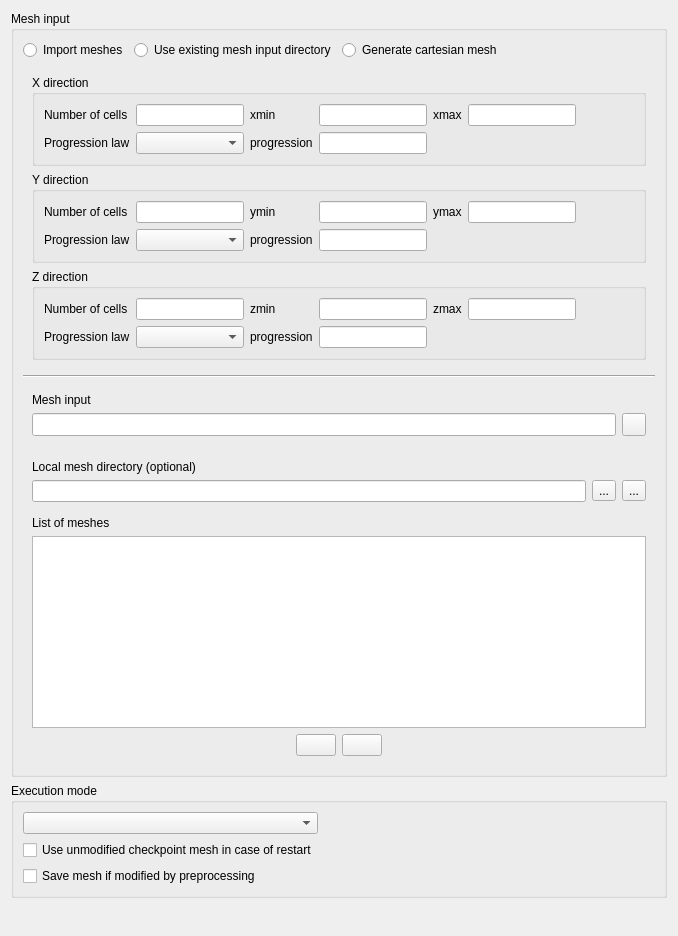
<?xml version="1.0" encoding="UTF-8"?>
<ui version="4.0">
 <class>SolutionDomainForm</class>
 <widget class="QWidget" name="SolutionDomainForm">
  <property name="geometry">
   <rect>
    <x>0</x>
    <y>0</y>
    <width>678</width>
    <height>936</height>
   </rect>
  </property>
  <property name="sizePolicy">
   <sizepolicy hsizetype="Preferred" vsizetype="Expanding">
    <horstretch>0</horstretch>
    <verstretch>0</verstretch>
   </sizepolicy>
  </property>
  <property name="windowTitle">
   <string>Form</string>
  </property>
  <layout class="QGridLayout" name="gridLayout_7">
   <item row="1" column="0">
    <widget class="QGroupBox" name="groupBox">
     <property name="toolTip">
      <string>&lt;html&gt;&lt;head/&gt;&lt;body&gt;&lt;p&gt;Allow running mesh import and preprocessing stages separately&lt;/p&gt;&lt;p&gt;from CFD computation, so as to check the mesh and possibly&lt;/p&gt;&lt;p&gt;modify it prior to setting up an running the main computation.&lt;/p&gt;&lt;/body&gt;&lt;/html&gt;</string>
     </property>
     <property name="title">
      <string>Execution mode</string>
     </property>
     <layout class="QGridLayout" name="gridLayout">
      <item row="1" column="0">
       <widget class="QComboBox" name="comboBoxRunType">
        <property name="minimumSize">
         <size>
          <width>180</width>
          <height>0</height>
         </size>
        </property>
       </widget>
      </item>
      <item row="1" column="1">
       <spacer name="horizontalSpacer_2">
        <property name="orientation">
         <enum>Qt::Horizontal</enum>
        </property>
        <property name="sizeHint" stdset="0">
         <size>
          <width>40</width>
          <height>20</height>
         </size>
        </property>
       </spacer>
      </item>
      <item row="2" column="0">
       <widget class="QCheckBox" name="checkBoxMeshRestart">
        <property name="toolTip">
         <string>&lt;html&gt;&lt;head/&gt;&lt;body&gt;&lt;p&gt;In case of restart, automatically use the mesh_input from the matching checkpoint, and skip all preprocessing modifications.&lt;/p&gt;&lt;p&gt;This option is ignored when restarting from a different mesh.&lt;/p&gt;&lt;/body&gt;&lt;/html&gt;</string>
        </property>
        <property name="text">
         <string>Use unmodified checkpoint mesh in case of restart</string>
        </property>
       </widget>
      </item>
      <item row="3" column="0">
       <widget class="QCheckBox" name="checkBoxMeshSave">
        <property name="toolTip">
         <string>&lt;html&gt;&lt;head/&gt;&lt;body&gt;&lt;p&gt;If preprocessing leads to mesh modification, save mesh_output for subsequent runs.&lt;/p&gt;&lt;p&gt;(mesh_output is moved to checkpoint/mesh_input at the first checkpoint output).&lt;/p&gt;&lt;/body&gt;&lt;/html&gt;</string>
        </property>
        <property name="text">
         <string>Save mesh if modified by preprocessing</string>
        </property>
       </widget>
      </item>
     </layout>
    </widget>
   </item>
   <item row="2" column="0">
    <spacer>
     <property name="orientation">
      <enum>Qt::Vertical</enum>
     </property>
     <property name="sizeType">
      <enum>QSizePolicy::Expanding</enum>
     </property>
     <property name="sizeHint" stdset="0">
      <size>
       <width>8</width>
       <height>8</height>
      </size>
     </property>
    </spacer>
   </item>
   <item row="0" column="0">
    <widget class="QGroupBox" name="groupBoxMeshes">
     <property name="toolTip">
      <string/>
     </property>
     <property name="title">
      <string>Mesh input</string>
     </property>
     <layout class="QHBoxLayout" name="horizontalLayout_3">
      <item>
       <layout class="QVBoxLayout" name="verticalLayoutMeshes">
        <item>
         <layout class="QHBoxLayout" name="horizontalLayout_4">
          <item>
           <widget class="QRadioButton" name="radioButtonImport">
            <property name="toolTip">
             <string>&lt;html&gt;&lt;head/&gt;&lt;body&gt;&lt;p&gt;&lt;span style=&quot; font-size:9pt;&quot;&gt;Import files using the Preprocessor.&lt;/span&gt;&lt;/p&gt;&lt;/body&gt;&lt;/html&gt;</string>
            </property>
            <property name="text">
             <string>Import meshes</string>
            </property>
           </widget>
          </item>
          <item>
           <widget class="QRadioButton" name="radioButtonExists">
            <property name="toolTip">
             <string>&lt;html&gt;&lt;head/&gt;&lt;body&gt;&lt;p&gt;&lt;span style=&quot; font-size:9pt;&quot;&gt;Use mesh output from the Preprocessor or from a previous run.&lt;/span&gt;&lt;/p&gt;&lt;/body&gt;&lt;/html&gt;</string>
            </property>
            <property name="text">
             <string>Use existing mesh input directory</string>
            </property>
           </widget>
          </item>
          <item>
           <widget class="QRadioButton" name="radioButtonCartesianMesh">
            <property name="text">
             <string>Generate cartesian mesh</string>
            </property>
           </widget>
          </item>
          <item>
           <spacer name="horizontalSpacer">
            <property name="orientation">
             <enum>Qt::Horizontal</enum>
            </property>
            <property name="sizeHint" stdset="0">
             <size>
              <width>40</width>
              <height>20</height>
             </size>
            </property>
           </spacer>
          </item>
         </layout>
        </item>
        <item>
         <widget class="QFrame" name="frameMeshCartesian">
          <layout class="QGridLayout" name="gridLayout_3">
           <item row="6" column="0">
            <widget class="QGroupBox" name="gridGroupBoxYparams">
             <property name="title">
              <string>Y direction</string>
             </property>
             <layout class="QGridLayout" name="gridLayout_4">
              <item row="0" column="3">
               <widget class="QLineEdit" name="lineEditYmin"/>
              </item>
              <item row="1" column="1">
               <widget class="QComboBox" name="comboBoxYlaw"/>
              </item>
              <item row="0" column="4">
               <widget class="QLabel" name="label_4">
                <property name="text">
                 <string>ymax</string>
                </property>
               </widget>
              </item>
              <item row="0" column="1">
               <widget class="QLineEdit" name="lineEditYNcells"/>
              </item>
              <item row="0" column="0">
               <widget class="QLabel" name="label_2">
                <property name="text">
                 <string>Number of cells</string>
                </property>
               </widget>
              </item>
              <item row="0" column="2">
               <widget class="QLabel" name="label_3">
                <property name="text">
                 <string>ymin</string>
                </property>
               </widget>
              </item>
              <item row="1" column="0">
               <widget class="QLabel" name="label_13">
                <property name="text">
                 <string>Progression law</string>
                </property>
               </widget>
              </item>
              <item row="1" column="2">
               <widget class="QLabel" name="labelYprog">
                <property name="text">
                 <string>progression</string>
                </property>
               </widget>
              </item>
              <item row="1" column="3">
               <widget class="QLineEdit" name="lineEditYprog"/>
              </item>
              <item row="0" column="5">
               <widget class="QLineEdit" name="lineEditYmax"/>
              </item>
              <item row="0" column="6">
               <spacer name="horizontalSpacer_4">
                <property name="orientation">
                 <enum>Qt::Horizontal</enum>
                </property>
                <property name="sizeHint" stdset="0">
                 <size>
                  <width>40</width>
                  <height>20</height>
                 </size>
                </property>
               </spacer>
              </item>
             </layout>
            </widget>
           </item>
           <item row="2" column="0">
            <widget class="QGroupBox" name="gridGroupBoxXparams">
             <property name="title">
              <string>X direction</string>
             </property>
             <layout class="QGridLayout" name="gridLayout_5">
              <item row="1" column="3">
               <widget class="QLineEdit" name="lineEditXprog"/>
              </item>
              <item row="0" column="1">
               <widget class="QLineEdit" name="lineEditXNcells"/>
              </item>
              <item row="1" column="0">
               <widget class="QLabel" name="label_14">
                <property name="text">
                 <string>Progression law</string>
                </property>
               </widget>
              </item>
              <item row="0" column="3">
               <widget class="QLineEdit" name="lineEditXmin"/>
              </item>
              <item row="0" column="4">
               <widget class="QLabel" name="label_10">
                <property name="text">
                 <string>xmax</string>
                </property>
               </widget>
              </item>
              <item row="0" column="5">
               <widget class="QLineEdit" name="lineEditXmax"/>
              </item>
              <item row="1" column="1">
               <widget class="QComboBox" name="comboBoxXlaw"/>
              </item>
              <item row="1" column="2">
               <widget class="QLabel" name="labelXprog">
                <property name="text">
                 <string>progression</string>
                </property>
               </widget>
              </item>
              <item row="0" column="0">
               <widget class="QLabel" name="label_12">
                <property name="text">
                 <string>Number of cells</string>
                </property>
               </widget>
              </item>
              <item row="0" column="2">
               <widget class="QLabel" name="label_11">
                <property name="text">
                 <string>xmin</string>
                </property>
               </widget>
              </item>
              <item row="0" column="6">
               <spacer name="horizontalSpacer_6">
                <property name="orientation">
                 <enum>Qt::Horizontal</enum>
                </property>
                <property name="sizeHint" stdset="0">
                 <size>
                  <width>40</width>
                  <height>20</height>
                 </size>
                </property>
               </spacer>
              </item>
             </layout>
            </widget>
           </item>
           <item row="7" column="0">
            <widget class="QGroupBox" name="gridGroupBoxZparams">
             <property name="title">
              <string>Z direction</string>
             </property>
             <layout class="QGridLayout" name="gridLayout_6">
              <item row="1" column="1">
               <widget class="QComboBox" name="comboBoxZlaw"/>
              </item>
              <item row="0" column="2">
               <widget class="QLabel" name="label_6">
                <property name="text">
                 <string>zmin</string>
                </property>
               </widget>
              </item>
              <item row="0" column="4">
               <widget class="QLabel" name="label_7">
                <property name="text">
                 <string>zmax</string>
                </property>
               </widget>
              </item>
              <item row="0" column="3">
               <widget class="QLineEdit" name="lineEditZmin"/>
              </item>
              <item row="0" column="1">
               <widget class="QLineEdit" name="lineEditZNcells"/>
              </item>
              <item row="0" column="0">
               <widget class="QLabel" name="label">
                <property name="text">
                 <string>Number of cells</string>
                </property>
               </widget>
              </item>
              <item row="1" column="2">
               <widget class="QLabel" name="labelZprog">
                <property name="text">
                 <string>progression</string>
                </property>
               </widget>
              </item>
              <item row="0" column="5">
               <widget class="QLineEdit" name="lineEditZmax"/>
              </item>
              <item row="1" column="3">
               <widget class="QLineEdit" name="lineEditZprog"/>
              </item>
              <item row="0" column="6">
               <spacer name="horizontalSpacer_5">
                <property name="orientation">
                 <enum>Qt::Horizontal</enum>
                </property>
                <property name="sizeHint" stdset="0">
                 <size>
                  <width>40</width>
                  <height>20</height>
                 </size>
                </property>
               </spacer>
              </item>
              <item row="1" column="0">
               <widget class="QLabel" name="label_15">
                <property name="text">
                 <string>Progression law</string>
                </property>
               </widget>
              </item>
             </layout>
            </widget>
           </item>
          </layout>
         </widget>
        </item>
        <item>
         <widget class="Line" name="line">
          <property name="orientation">
           <enum>Qt::Horizontal</enum>
          </property>
         </widget>
        </item>
        <item>
         <widget class="QFrame" name="frameMeshInput">
          <property name="frameShape">
           <enum>QFrame::NoFrame</enum>
          </property>
          <property name="frameShadow">
           <enum>QFrame::Raised</enum>
          </property>
          <layout class="QGridLayout" name="gridLayout_2">
           <item row="0" column="0">
            <widget class="QLabel" name="labelMeshInput">
             <property name="text">
              <string>Mesh input</string>
             </property>
            </widget>
           </item>
           <item row="1" column="0">
            <layout class="QHBoxLayout" name="horizontalLayout_2">
             <item>
              <widget class="QLineEdit" name="lineEditMeshInput">
               <property name="sizePolicy">
                <sizepolicy hsizetype="Expanding" vsizetype="Preferred">
                 <horstretch>0</horstretch>
                 <verstretch>0</verstretch>
                </sizepolicy>
               </property>
               <property name="toolTip">
                <string>&lt;html&gt;&lt;head/&gt;&lt;body&gt;&lt;p&gt;&lt;span style=&quot; font-size:9pt; font-weight:600;&quot;&gt;mesh_input&lt;/span&gt;&lt;span style=&quot; font-size:9pt;&quot;&gt; (file or directory containing files produced by Preprocessor)&lt;/span&gt;&lt;/p&gt;&lt;p&gt;&lt;span style=&quot; font-size:9pt;&quot;&gt;or &lt;/span&gt;&lt;span style=&quot; font-size:9pt; font-weight:600;&quot;&gt;mesh_output&lt;/span&gt;&lt;span style=&quot; font-size:9pt;&quot;&gt; from previous run.&lt;/span&gt;&lt;/p&gt;&lt;/body&gt;&lt;/html&gt;</string>
               </property>
              </widget>
             </item>
             <item>
              <widget class="QToolButton" name="toolButtonMeshInput">
               <property name="toolTip">
                <string>&lt;html&gt;&lt;head/&gt;&lt;body&gt;&lt;p&gt;&lt;span style=&quot; font-size:9pt;&quot;&gt;Select input mesh file or directory.&lt;/span&gt;&lt;/p&gt;&lt;/body&gt;&lt;/html&gt;</string>
               </property>
               <property name="text">
                <string/>
               </property>
               <property name="icon">
                <iconset resource="resources_pages.qrc">
                 <normaloff>:/new/prefix1/data/icons/22x22/document-open.png</normaloff>:/new/prefix1/data/icons/22x22/document-open.png</iconset>
               </property>
              </widget>
             </item>
            </layout>
           </item>
          </layout>
         </widget>
        </item>
        <item>
         <widget class="QFrame" name="frameMeshImport">
          <property name="frameShape">
           <enum>QFrame::NoFrame</enum>
          </property>
          <property name="frameShadow">
           <enum>QFrame::Raised</enum>
          </property>
          <layout class="QVBoxLayout" name="verticalLayout">
           <item>
            <widget class="QLabel" name="labelMeshDir">
             <property name="text">
              <string>Local mesh directory (optional)</string>
             </property>
            </widget>
           </item>
           <item>
            <layout class="QHBoxLayout" name="horizontalLayout">
             <item>
              <widget class="QLineEdit" name="lineEditMeshDir">
               <property name="sizePolicy">
                <sizepolicy hsizetype="Expanding" vsizetype="Preferred">
                 <horstretch>0</horstretch>
                 <verstretch>0</verstretch>
                </sizepolicy>
               </property>
               <property name="minimumSize">
                <size>
                 <width>330</width>
                 <height>0</height>
                </size>
               </property>
               <property name="toolTip">
                <string>&lt;html&gt;&lt;head/&gt;&lt;body&gt;&lt;p&gt;&lt;span style=&quot; font-size:9pt;&quot;&gt;Optional directory in which meshes are searched for.&lt;/span&gt;&lt;/p&gt;&lt;/body&gt;&lt;/html&gt;</string>
               </property>
               <property name="readOnly">
                <bool>true</bool>
               </property>
              </widget>
             </item>
             <item>
              <widget class="QToolButton" name="toolButtonMeshDir">
               <property name="toolTip">
                <string>&lt;html&gt;&lt;head/&gt;&lt;body&gt;&lt;p&gt;&lt;span style=&quot; font-size:9pt;&quot;&gt;Select a local mesh directory.&lt;/span&gt;&lt;/p&gt;&lt;/body&gt;&lt;/html&gt;</string>
               </property>
               <property name="text">
                <string>...</string>
               </property>
               <property name="icon">
                <iconset resource="resources_pages.qrc">
                 <normaloff>:/new/prefix1/data/icons/22x22/folder-open.png</normaloff>:/new/prefix1/data/icons/22x22/folder-open.png</iconset>
               </property>
              </widget>
             </item>
             <item>
              <widget class="QToolButton" name="toolButtonMeshDirClear">
               <property name="toolTip">
                <string>&lt;html&gt;&lt;head/&gt;&lt;body&gt;&lt;p&gt;&lt;span style=&quot; font-size:9pt;&quot;&gt;Clean the selected mesh directory.&lt;/span&gt;&lt;/p&gt;&lt;/body&gt;&lt;/html&gt;</string>
               </property>
               <property name="text">
                <string>...</string>
               </property>
               <property name="icon">
                <iconset resource="resources_pages.qrc">
                 <normaloff>:/new/prefix1/data/icons/22x22/edit-clear.png</normaloff>:/new/prefix1/data/icons/22x22/edit-clear.png</iconset>
               </property>
              </widget>
             </item>
            </layout>
           </item>
           <item>
            <spacer name="verticalSpacer">
             <property name="orientation">
              <enum>Qt::Vertical</enum>
             </property>
             <property name="sizeType">
              <enum>QSizePolicy::Fixed</enum>
             </property>
             <property name="sizeHint" stdset="0">
              <size>
               <width>20</width>
               <height>8</height>
              </size>
             </property>
            </spacer>
           </item>
           <item>
            <widget class="QLabel" name="labelMeshes">
             <property name="toolTip">
              <string>&lt;html&gt;&lt;head/&gt;&lt;body&gt;&lt;p&gt;&lt;span style=&quot; font-size:9pt;&quot;&gt;Select one or several meshes to import.&lt;/span&gt;&lt;/p&gt;&lt;/body&gt;&lt;/html&gt;</string>
             </property>
             <property name="text">
              <string>List of meshes</string>
             </property>
            </widget>
           </item>
           <item>
            <widget class="QTableView" name="tableViewMeshes">
             <property name="minimumSize">
              <size>
               <width>350</width>
               <height>100</height>
              </size>
             </property>
             <property name="toolTip">
              <string>&lt;html&gt;&lt;head/&gt;&lt;body&gt;&lt;p&gt;&lt;span style=&quot; font-size:9pt;&quot;&gt;Select one or several meshes to import&lt;/span&gt;&lt;/p&gt;&lt;/body&gt;&lt;/html&gt;</string>
             </property>
             <property name="horizontalScrollBarPolicy">
              <enum>Qt::ScrollBarAsNeeded</enum>
             </property>
             <property name="alternatingRowColors">
              <bool>true</bool>
             </property>
             <property name="selectionMode">
              <enum>QAbstractItemView::SingleSelection</enum>
             </property>
             <property name="selectionBehavior">
              <enum>QAbstractItemView::SelectRows</enum>
             </property>
            </widget>
           </item>
           <item>
            <layout class="QHBoxLayout" name="_3">
             <item>
              <spacer>
               <property name="orientation">
                <enum>Qt::Horizontal</enum>
               </property>
               <property name="sizeHint" stdset="0">
                <size>
                 <width>20</width>
                 <height>20</height>
                </size>
               </property>
              </spacer>
             </item>
             <item>
              <widget class="QPushButton" name="pushButtonAddMesh">
               <property name="toolTip">
                <string>&lt;html&gt;&lt;head/&gt;&lt;body&gt;&lt;p&gt;&lt;span style=&quot; font-size:9pt;&quot;&gt;Add a mesh.&lt;/span&gt;&lt;/p&gt;&lt;/body&gt;&lt;/html&gt;</string>
               </property>
               <property name="text">
                <string/>
               </property>
               <property name="icon">
                <iconset resource="resources_pages.qrc">
                 <normaloff>:/new/prefix1/data/icons/22x22/add.png</normaloff>:/new/prefix1/data/icons/22x22/add.png</iconset>
               </property>
              </widget>
             </item>
             <item>
              <widget class="QPushButton" name="pushButtonDeleteMesh">
               <property name="toolTip">
                <string>&lt;html&gt;&lt;head/&gt;&lt;body&gt;&lt;p&gt;&lt;span style=&quot; font-size:9pt;&quot;&gt;Remove the last added mesh.&lt;/span&gt;&lt;/p&gt;&lt;/body&gt;&lt;/html&gt;</string>
               </property>
               <property name="text">
                <string/>
               </property>
               <property name="icon">
                <iconset resource="resources_pages.qrc">
                 <normaloff>:/new/prefix1/data/icons/22x22/remove.png</normaloff>:/new/prefix1/data/icons/22x22/remove.png</iconset>
               </property>
              </widget>
             </item>
             <item>
              <spacer>
               <property name="orientation">
                <enum>Qt::Horizontal</enum>
               </property>
               <property name="sizeHint" stdset="0">
                <size>
                 <width>16</width>
                 <height>16</height>
                </size>
               </property>
              </spacer>
             </item>
            </layout>
           </item>
          </layout>
         </widget>
        </item>
       </layout>
      </item>
     </layout>
    </widget>
   </item>
  </layout>
 </widget>
 <resources>
  <include location="resources_pages.qrc"/>
 </resources>
 <connections/>
</ui>
